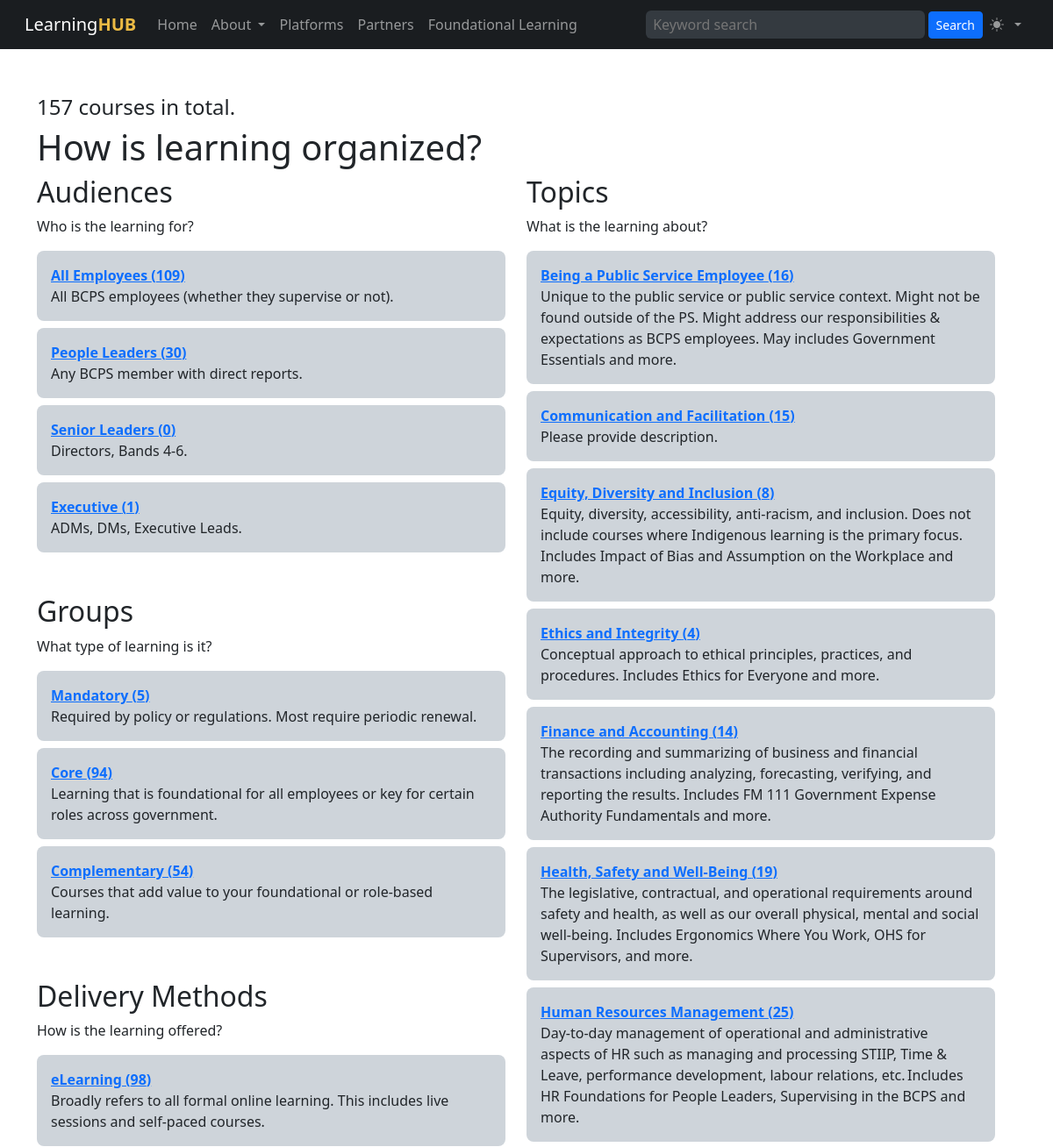
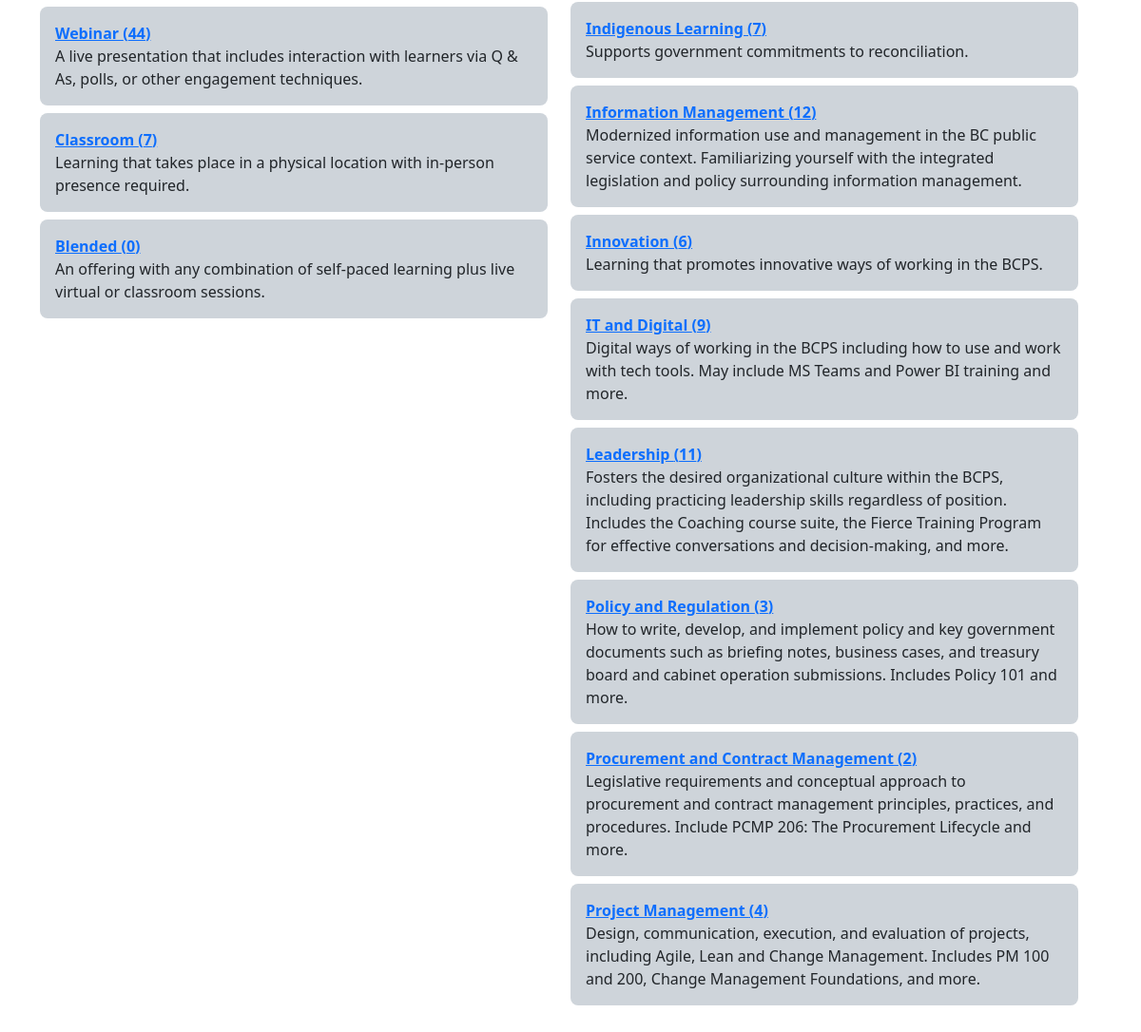
The page / on the database its author committed (2 pictures, top to bottom).
### tables this page shows
CREATE TABLE "audiences" (
    "id" INTEGER PRIMARY KEY AUTOINCREMENT NOT NULL,
    "created" DATETIME,
    "modified" DATETIME,
    "sortorder" INTEGER,
    "name" VARCHAR,
    "slug" VARCHAR,
    "description" VARCHAR,
    "icon" VARCHAR,
    "color" VARCHAR
);

CREATE TABLE "groups" (
    "id" INTEGER PRIMARY KEY AUTOINCREMENT NOT NULL,
    "created" DATETIME,
    "modified" DATETIME,
    "sortorder" INTEGER,
    "name" VARCHAR,
    "slug" VARCHAR,
    "description" VARCHAR,
    "icon" VARCHAR,
    "color" VARCHAR
);

CREATE TABLE "delivery_methods" (
    "id" INTEGER PRIMARY KEY AUTOINCREMENT NOT NULL,
    "created" DATETIME,
    "modified" DATETIME,
    "sortorder" INTEGER,
    "name" VARCHAR,
    "slug" VARCHAR,
    "description" VARCHAR,
    "icon" VARCHAR,
    "color" VARCHAR
);

CREATE TABLE "topics" (
    "id" INTEGER PRIMARY KEY AUTOINCREMENT NOT NULL,
    "created" DATETIME,
    "modified" DATETIME,
    "sortorder" INTEGER,
    "name" VARCHAR,
    "slug" VARCHAR,
    "description" VARCHAR,
    "icon" VARCHAR,
    "color" VARCHAR
);

### index.php (the view, shortened to what this page needs)
<?php
$db = new SQLite3('courses.sqlite', SQLITE3_OPEN_CREATE | SQLITE3_OPEN_READWRITE);
$db->enableExceptions(true);
?>
<?php require('template/header.php') ?>
<div class="container">
<div class="row">
<div class="col-md-12">
    <?php
    $statement = $db->prepare('SELECT COUNT(id) FROM courses;');
    $result = $statement->execute();
    $coursecount = $result->fetchArray();
    ?>
    <div class="mb-1 fs-4"><?= $coursecount[0] ?> courses in total.</div>
    <h1>How is learning organized?</h1>
</div>
<div class="row">
<div class="col-md-6">
<h2>Audiences</h2>
<p>Who is the learning for?</p>
<?php
$statement = $db->prepare('SELECT a.id, a.slug, a.name, a.description, COUNT(c.id) as ccount FROM audiences a LEFT JOIN courses c ON c.audience_id = a.id GROUP BY a.id, a.name;');
$result = $statement->execute();
?>
<?php while ($row = $result->fetchArray()): ?>
    <?php if($row['id'] == 1) continue ?>
    <div class="p-3 mb-2 bg-dark-subtle rounded-3">
        <div>
            <a class="fw-bold" href="filter.php?audience=<?= $row['id'] ?>">
                <?= $row['name'] ?> (<?= $row['ccount'] ?>)
            </a>
        </div>
        <div><?= $row['description'] ?></div>
    </div>
<?php endwhile ?>
<h2 class="mt-5">Groups</h2>
<p>What type of learning is it?</p>
<?php
$statement = $db->prepare('SELECT g.id, g.name, g.slug, g.description, COUNT(c.id) as ccount FROM groups g LEFT JOIN courses c ON g.id = c.group_id GROUP BY g.id, g.name;');
$result = $statement->execute();
?>
<?php while ($row = $result->fetchArray()): ?>
    <?php if($row['id'] == 1) continue ?>
    <div class="p-3 mb-2 bg-dark-subtle rounded-3">
     <div>
        <a class="fw-bold" href="filter.php?group=<?= $row['id'] ?>">
            <?= $row['name'] ?> (<?= $row['ccount'] ?>)
        </a>
    </div>
    <div><?= $row['description'] ?></div>
    </div>
<?php endwhile ?>
<h2 class="mt-5">Delivery Methods</h2>
<p>How is the learning offered?</p>
<?php
$statement = $db->prepare('SELECT dm.id, dm.name, dm.slug, dm.description, COUNT(c.id) AS ccount FROM delivery_methods dm LEFT JOIN courses c ON dm.id = c.dmethod_id GROUP BY dm.id, dm.name;');
$result = $statement->execute();
?>
<?php while ($row = $result->fetchArray()): ?>
    <?php if($row['id'] == 1) continue ?>
    <div class="p-3 mb-2 bg-dark-subtle rounded-3">
        <div>
            <a class="fw-bold" href="filter.php?delivery_method=<?= $row['id'] ?>">
                <?= $row['name'] ?> (<?= $row['ccount'] ?>)
            </a>
        </div>
        <div><?= $row['description'] ?></div>
    </div>
<?php endwhile ?>
</div>
<div class="col-md-6">
<h2>Topics</h2>
<p>What is the learning about?</p>
<?php
$statement = $db->prepare('SELECT t.id, t.name, t.description, COUNT(c.id) AS ccount FROM topics t LEFT JOIN courses c ON t.id = c.topic_id GROUP BY t.id, t.name;');
$result = $statement->execute();
?>
<?php while ($row = $result->fetchArray()): ?>
    <?php if($row['id'] == 1) continue ?>
    <div class="p-3 mb-2 bg-dark-subtle rounded-3">
    <div>
        <a class="fw-bold" href="filter.php?topic[]=<?= $row['id'] ?>">
            <?= $row['name'] ?> (<?= $row['ccount'] ?>)
        </a>
    </div>
    <div><?= $row['description'] ?></div>
    </div>
<?php endwhile ?>
</div>
</div>
</div>
<?php require('template/footer.php') ?>

### rows shown on the page
audiences: name "All Employees", ccount "109", description "All BCPS employees (whether they supervise or not)."
audiences: name "People Leaders", ccount "30", description "Any BCPS member with direct reports."
audiences: name "Senior Leaders", ccount "0", description "Directors, Bands 4-6."
audiences: name "Executive", ccount "1", description "ADMs, DMs, Executive Leads."
groups: name "Mandatory", ccount "5", description "Required by policy or regulations. Most require periodic renewal."
groups: name "Core", ccount "94", description "Learning that is foundational for all employees or key for certain roles across government."
groups: name "Complementary", ccount "54", description "Courses that add value to your foundational or role-based learning."
delivery_methods: name "eLearning", ccount "98", description "Broadly refers to all formal online learning. This includes live sessions and self-paced courses."
delivery_methods: name "Webinar", ccount "44", description "A live presentation that includes interaction with learners via Q & As, polls, or other engagement techniques."
delivery_methods: name "Classroom", ccount "7", description "Learning that takes place in a physical location with in-person presence required."
delivery_methods: name "Blended", ccount "0", description "An offering with any combination of self-paced learning plus live virtual or classroom sessions."
topics: name "Being a Public Service Employee", ccount "16", description "Unique to the public service or public service context. Might not be found outside of the PS. Might address our responsibilities & expectations as BCPS employees. May includes Government Essentials and more."
topics: name "Communication and Facilitation", ccount "15", description "Please provide description."
topics: name "Equity, Diversity and Inclusion", ccount "8", description "Equity, diversity, accessibility, anti-racism, and inclusion. Does not include courses where Indigenous learning is the primary focus. Includes Impact of Bias and Assumption on the Workplace and more."
topics: name "Ethics and Integrity", ccount "4", description "Conceptual approach to ethical principles, practices, and procedures. Includes Ethics for Everyone and more."
topics: name "Finance and Accounting", ccount "14", description "The recording and summarizing of business and financial transactions including analyzing, forecasting, verifying, and reporting the results. Includes FM 111 Government Expense Authority Fundamentals and more."
topics: name "Health, Safety and Well-Being", ccount "19", description "The legislative, contractual, and operational requirements around safety and health, as well as our overall physical, mental and social well-being. Includes Ergonomics Where You Work, OHS for Supervisors, and more."
topics: name "Human Resources Management", ccount "25", description "Day-to-day management of operational and administrative aspects of HR such as managing and processing STIIP, Time & Leave, performance development, labour relations, etc. Includes HR Foundations for People Leaders, Supervising in the BCPS and more."
topics: name "Indigenous Learning", ccount "7", description "Supports government commitments to reconciliation."
topics: name "Information Management", ccount "12", description "Modernized information use and management in the BC public service context. Familiarizing yourself with the integrated legislation and policy surrounding information management."
topics: name "Innovation", ccount "6", description "Learning that promotes innovative ways of working in the BCPS."
topics: name "IT and Digital", ccount "9", description "Digital ways of working in the BCPS including how to use and work with tech tools. May include MS Teams and Power BI training and more."
topics: name "Leadership", ccount "11", description "Fosters the desired organizational culture within the BCPS, including practicing leadership skills regardless of position. Includes the Coaching course suite, the Fierce Training Program for effective conversations and decision-making, and more."
topics: name "Policy and Regulation", ccount "3", description "How to write, develop, and implement policy and key government documents such as briefing notes, business cases, and treasury board and cabinet operation submissions. Includes Policy 101 and more."
topics: name "Procurement and Contract Management", ccount "2", description "Legislative requirements and conceptual approach to procurement and contract management principles, practices, and procedures. Include PCMP 206: The Procurement Lifecycle and more."
topics: name "Project Management", ccount "4", description "Design, communication, execution, and evaluation of projects, including Agile, Lean and Change Management. Includes PM 100 and 200, Change Management Foundations, and more."

### other values the page prints
$coursecount[0] "157"
